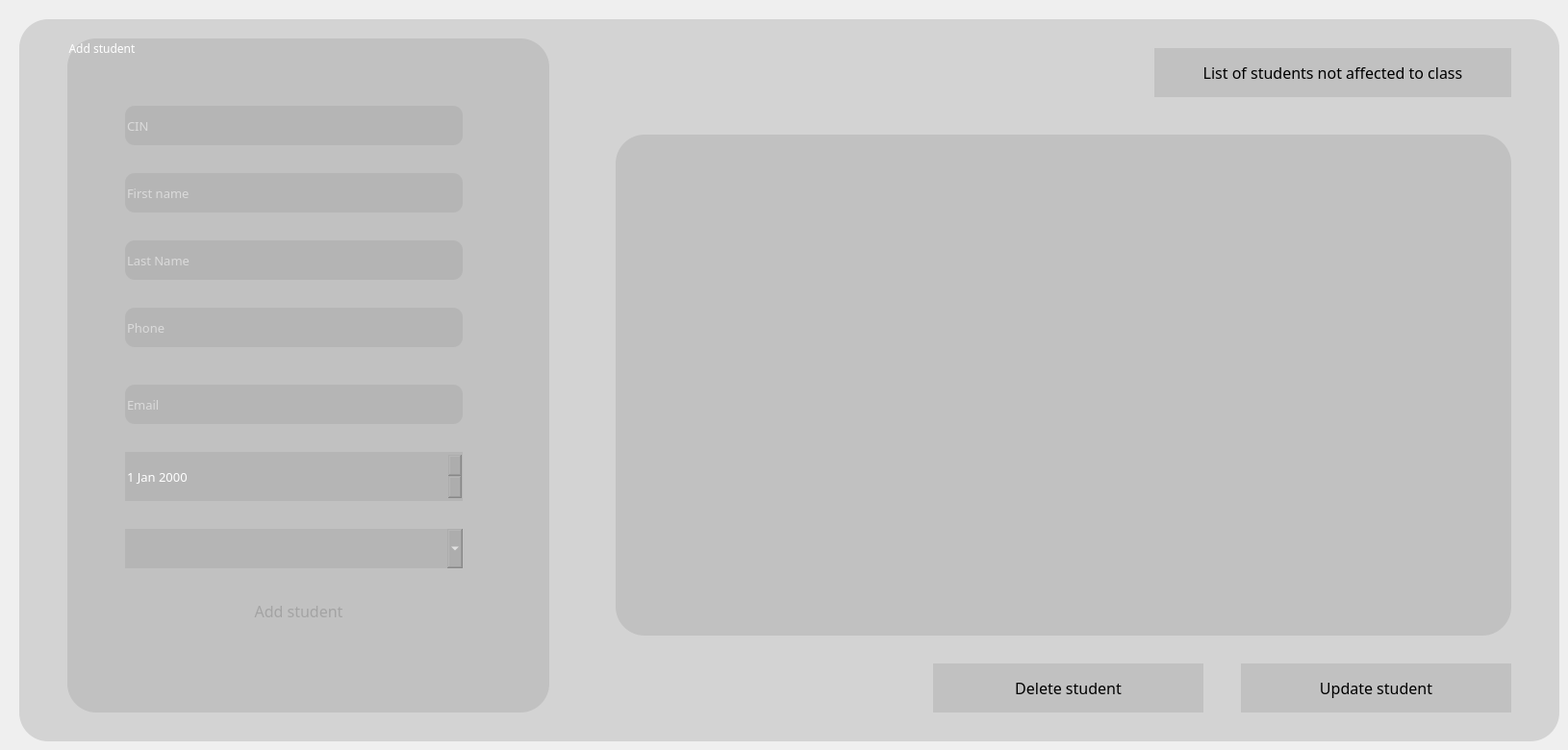
       <widget class="QWidget" name="students">
        <attribute name="title">
         <string>Manage Students</string>
        </attribute>
        <widget class="QWidget" name="widget_4" native="true">
         <property name="geometry">
          <rect>
           <x>20</x>
           <y>20</y>
           <width>1601</width>
           <height>751</height>
          </rect>
         </property>
         <property name="styleSheet">
          <string notr="true">background-color: rgba(159, 159, 159,90);
border-radius:30px;</string>
         </property>
         <widget class="QGroupBox" name="class_2">
          <property name="geometry">
           <rect>
            <x>50</x>
            <y>20</y>
            <width>501</width>
            <height>701</height>
           </rect>
          </property>
          <property name="font">
           <font>
            <family>Roboto Slab Medium</family>
            <pointsize>9</pointsize>
           </font>
          </property>
          <property name="styleSheet">
           <string notr="true">color:white;</string>
          </property>
          <property name="title">
           <string>Add student</string>
          </property>
          <widget class="QComboBox" name="studentclass">
           <property name="geometry">
            <rect>
             <x>60</x>
             <y>510</y>
             <width>351</width>
             <height>41</height>
            </rect>
           </property>
           <property name="font">
            <font>
             <family>Roboto Slab Medium</family>
             <pointsize>10</pointsize>
            </font>
           </property>
          </widget>
          <widget class="QLineEdit" name="s_email">
           <property name="geometry">
            <rect>
             <x>60</x>
             <y>360</y>
             <width>351</width>
             <height>41</height>
            </rect>
           </property>
           <property name="font">
            <font>
             <family>Roboto Slab Light</family>
             <pointsize>10</pointsize>
            </font>
           </property>
           <property name="styleSheet">
            <string notr="true">background-color: rgba(159, 159, 159,90);
border-radius:10px;
color:white
</string>
           </property>
           <property name="text">
            <string/>
           </property>
           <property name="placeholderText">
            <string>Email</string>
           </property>
          </widget>
          <widget class="QLineEdit" name="s_lastname">
           <property name="geometry">
            <rect>
             <x>60</x>
             <y>210</y>
             <width>351</width>
             <height>41</height>
            </rect>
           </property>
           <property name="font">
            <font>
             <family>Roboto Slab Light</family>
             <pointsize>10</pointsize>
            </font>
           </property>
           <property name="styleSheet">
            <string notr="true">background-color: rgba(159, 159, 159,95);
border-radius:10px;
color:white</string>
           </property>
           <property name="placeholderText">
            <string notr="true">Last Name</string>
           </property>
          </widget>
          <widget class="QLineEdit" name="s_phone">
           <property name="geometry">
            <rect>
             <x>60</x>
             <y>280</y>
             <width>351</width>
             <height>41</height>
            </rect>
           </property>
           <property name="font">
            <font>
             <family>Roboto Slab Light</family>
             <pointsize>10</pointsize>
            </font>
           </property>
           <property name="styleSheet">
            <string notr="true">background-color: rgba(159, 159, 159,90);
border-radius:10px;
color:white</string>
           </property>
           <property name="placeholderText">
            <string>Phone</string>
           </property>
          </widget>
          <widget class="QLineEdit" name="s_cin">
           <property name="geometry">
            <rect>
             <x>60</x>
             <y>70</y>
             <width>351</width>
             <height>41</height>
            </rect>
           </property>
           <property name="font">
            <font>
             <family>Roboto Slab Light</family>
             <pointsize>10</pointsize>
            </font>
           </property>
           <property name="autoFillBackground">
            <bool>false</bool>
           </property>
           <property name="styleSheet">
            <string notr="true">background-color: rgba(159, 159, 159,90);
border-radius:10px;
color:white</string>
           </property>
           <property name="placeholderText">
            <string>CIN</string>
           </property>
           <property name="clearButtonEnabled">
            <bool>false</bool>
           </property>
          </widget>
          <widget class="QLineEdit" name="s_firstname">
           <property name="geometry">
            <rect>
             <x>60</x>
             <y>140</y>
             <width>351</width>
             <height>41</height>
            </rect>
           </property>
           <property name="font">
            <font>
             <family>Roboto Slab Light</family>
             <pointsize>10</pointsize>
            </font>
           </property>
           <property name="styleSheet">
            <string notr="true">background-color: rgba(159, 159, 159,90);
border-radius:10px;
color:white</string>
           </property>
           <property name="placeholderText">
            <string>First name</string>
           </property>
          </widget>
          <widget class="QDateEdit" name="s_dob">
           <property name="geometry">
            <rect>
             <x>60</x>
             <y>430</y>
             <width>351</width>
             <height>51</height>
            </rect>
           </property>
           <property name="font">
            <font>
             <family>Roboto Slab Medium</family>
             <pointsize>10</pointsize>
            </font>
           </property>
           <property name="minimumDateTime">
            <datetime>
             <hour>0</hour>
             <minute>0</minute>
             <second>0</second>
             <year>1990</year>
             <month>1</month>
             <day>1</day>
            </datetime>
           </property>
           <property name="maximumDate">
            <date>
             <year>2002</year>
             <month>12</month>
             <day>31</day>
            </date>
           </property>
           <property name="minimumDate">
            <date>
             <year>1990</year>
             <month>1</month>
             <day>1</day>
            </date>
           </property>
          </widget>
          <widget class="QPushButton" name="addStudent">
           <property name="geometry">
            <rect>
             <x>100</x>
             <y>570</y>
             <width>281</width>
             <height>51</height>
            </rect>
           </property>
           <property name="font">
            <font>
             <family>Roboto Slab Medium</family>
             <pointsize>12</pointsize>
            </font>
           </property>
           <property name="styleSheet">
            <string notr="true">#addStudent{

background: rgba(255, 255, 255,100);
border-image: url(:/img/b_l_n.png);
border:none;
	color: rgb(255, 255, 255);
padding:0px;
background:none;
color:#a3a3a3;
}
#addStudent:pressed{
border-image:url(:/img/b_l_p.png);}
</string>
           </property>
           <property name="text">
            <string>Add student</string>
           </property>
           <property name="default">
            <bool>false</bool>
           </property>
           <property name="flat">
            <bool>false</bool>
           </property>
          </widget>
         </widget>
         <widget class="QTableView" name="studentstableview">
          <property name="geometry">
           <rect>
            <x>620</x>
            <y>120</y>
            <width>931</width>
            <height>521</height>
           </rect>
          </property>
         </widget>
         <widget class="QPushButton" name="deleteStudent">
          <property name="geometry">
           <rect>
            <x>950</x>
            <y>670</y>
            <width>281</width>
            <height>51</height>
           </rect>
          </property>
          <property name="font">
           <font>
            <family>Roboto Slab Medium</family>
            <pointsize>12</pointsize>
           </font>
          </property>
          <property name="styleSheet">
           <string notr="true">#addStudent{

background: rgba(255, 255, 255,100);
border-image: url(:/img/b_l_n.png);
border:none;
	color: rgb(255, 255, 255);
padding:0px;
background:none;
color:#a3a3a3;
}
#addStudent:pressed{
border-image:url(:/img/b_l_p.png);}
</string>
          </property>
          <property name="text">
           <string>Delete student</string>
          </property>
          <property name="default">
           <bool>false</bool>
          </property>
          <property name="flat">
           <bool>false</bool>
          </property>
         </widget>
         <widget class="QPushButton" name="UpdateStudent">
          <property name="geometry">
           <rect>
            <x>1270</x>
            <y>670</y>
            <width>281</width>
            <height>51</height>
           </rect>
          </property>
          <property name="font">
           <font>
            <family>Roboto Slab Medium</family>
            <pointsize>12</pointsize>
           </font>
          </property>
          <property name="styleSheet">
           <string notr="true">#addStudent{

background: rgba(255, 255, 255,100);
border-image: url(:/img/b_l_n.png);
border:none;
	color: rgb(255, 255, 255);
padding:0px;
background:none;
color:#a3a3a3;
}
#addStudent:pressed{
border-image:url(:/img/b_l_p.png);}
</string>
          </property>
          <property name="text">
           <string>Update student</string>
          </property>
          <property name="default">
           <bool>false</bool>
          </property>
          <property name="flat">
           <bool>false</bool>
          </property>
         </widget>
         <widget class="QPushButton" name="notAffected">
          <property name="geometry">
           <rect>
            <x>1180</x>
            <y>30</y>
            <width>371</width>
            <height>51</height>
           </rect>
          </property>
          <property name="font">
           <font>
            <family>Roboto Slab Medium</family>
            <pointsize>12</pointsize>
           </font>
          </property>
          <property name="styleSheet">
           <string notr="true">#addStudent{

background: rgba(255, 255, 255,100);
border-image: url(:/img/b_l_n.png);
border:none;
	color: rgb(255, 255, 255);
padding:0px;
background:none;
color:#a3a3a3;
}
#addStudent:pressed{
border-image:url(:/img/b_l_p.png);}
</string>
          </property>
          <property name="text">
           <string>List of students not affected to class</string>
          </property>
          <property name="default">
           <bool>false</bool>
          </property>
          <property name="flat">
           <bool>false</bool>
          </property>
         </widget>
        </widget>
       </widget>
